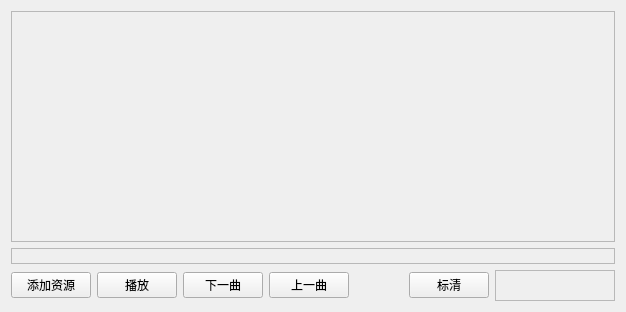
<?xml version="1.0" encoding="UTF-8"?>
<ui version="4.0">
 <class>Widget</class>
 <widget class="QWidget" name="Widget">
  <property name="geometry">
   <rect>
    <x>0</x>
    <y>0</y>
    <width>626</width>
    <height>312</height>
   </rect>
  </property>
  <property name="maximumSize">
   <size>
    <width>16777215</width>
    <height>16777215</height>
   </size>
  </property>
  <property name="windowTitle">
   <string>Widget</string>
  </property>
  <layout class="QGridLayout" name="gridLayout">
   <item row="0" column="0">
    <widget class="QFrame" name="frameVideo">
     <property name="minimumSize">
      <size>
       <width>291</width>
       <height>231</height>
      </size>
     </property>
     <property name="frameShape">
      <enum>QFrame::StyledPanel</enum>
     </property>
     <property name="frameShadow">
      <enum>QFrame::Raised</enum>
     </property>
    </widget>
   </item>
   <item row="1" column="0">
    <layout class="QVBoxLayout" name="verticalLayout">
     <item>
      <widget class="QFrame" name="frameSeek">
       <property name="minimumSize">
        <size>
         <width>0</width>
         <height>16</height>
        </size>
       </property>
       <property name="maximumSize">
        <size>
         <width>16777215</width>
         <height>16</height>
        </size>
       </property>
       <property name="frameShape">
        <enum>QFrame::StyledPanel</enum>
       </property>
       <property name="frameShadow">
        <enum>QFrame::Raised</enum>
       </property>
      </widget>
     </item>
     <item>
      <layout class="QHBoxLayout" name="horizontalLayout">
       <item>
        <widget class="QPushButton" name="btnMedia">
         <property name="styleSheet">
          <string notr="true"/>
         </property>
         <property name="text">
          <string>添加资源</string>
         </property>
        </widget>
       </item>
       <item>
        <widget class="QPushButton" name="btnPlay">
         <property name="text">
          <string>播放</string>
         </property>
         <property name="checkable">
          <bool>true</bool>
         </property>
        </widget>
       </item>
       <item>
        <widget class="QPushButton" name="btnXia">
         <property name="whatsThis">
          <string>&lt;!DOCTYPE HTML PUBLIC &quot;-//W3C//DTD HTML 4.0//EN&quot; &quot;http://www.w3.org/TR/REC-html40/strict.dtd&quot;&gt;
&lt;html&gt;&lt;head&gt;&lt;meta name=&quot;qrichtext&quot; content=&quot;1&quot; /&gt;&lt;style type=&quot;text/css&quot;&gt;
p, li { white-space: pre-wrap; }
&lt;/style&gt;&lt;/head&gt;&lt;body style=&quot; font-family:'SimSun'; font-size:9pt; font-weight:400; font-style:normal;&quot;&gt;
&lt;p style=&quot; margin-top:0px; margin-bottom:0px; margin-left:0px; margin-right:0px; -qt-block-indent:0; text-indent:0px;&quot;&gt;&lt;img src=&quot;:/Resources/gnome-shutdown.png&quot; /&gt;&lt;/p&gt;&lt;/body&gt;&lt;/html&gt;</string>
         </property>
         <property name="styleSheet">
          <string notr="true"/>
         </property>
         <property name="text">
          <string>下一曲</string>
         </property>
        </widget>
       </item>
       <item>
        <widget class="QPushButton" name="btnShang">
         <property name="text">
          <string>上一曲</string>
         </property>
        </widget>
       </item>
       <item>
        <spacer name="horizontalSpacer_2">
         <property name="orientation">
          <enum>Qt::Horizontal</enum>
         </property>
         <property name="sizeHint" stdset="0">
          <size>
           <width>37</width>
           <height>13</height>
          </size>
         </property>
        </spacer>
       </item>
       <item>
        <widget class="QPushButton" name="btnSet">
         <property name="text">
          <string>标清</string>
         </property>
        </widget>
       </item>
       <item>
        <widget class="QFrame" name="frameVolume">
         <property name="minimumSize">
          <size>
           <width>120</width>
           <height>31</height>
          </size>
         </property>
         <property name="maximumSize">
          <size>
           <width>100</width>
           <height>30</height>
          </size>
         </property>
         <property name="frameShape">
          <enum>QFrame::StyledPanel</enum>
         </property>
         <property name="frameShadow">
          <enum>QFrame::Raised</enum>
         </property>
        </widget>
       </item>
      </layout>
     </item>
    </layout>
   </item>
  </layout>
 </widget>
 <layoutdefault spacing="6" margin="11"/>
 <resources/>
 <connections/>
</ui>
